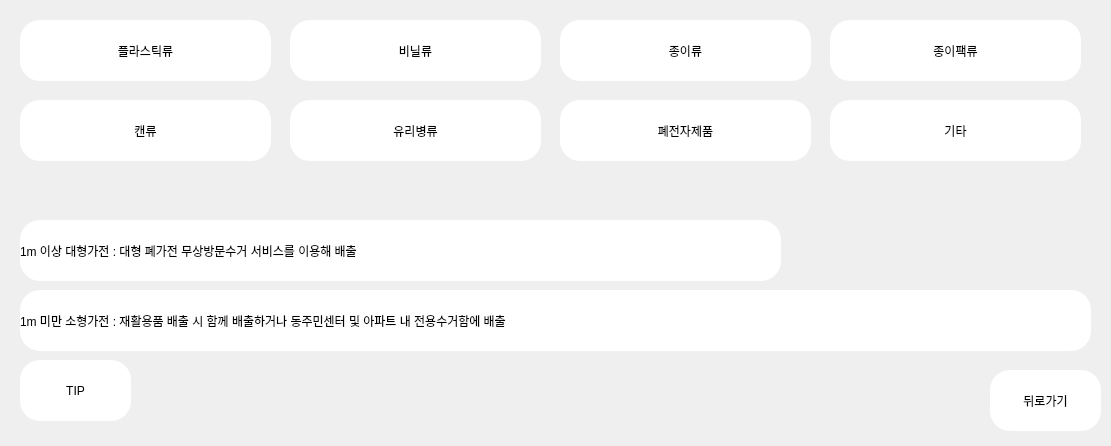
<?xml version="1.0" encoding="UTF-8"?>
<ui version="4.0">
 <class>MainWindow</class>
 <widget class="QMainWindow" name="MainWindow">
  <property name="geometry">
   <rect>
    <x>0</x>
    <y>0</y>
    <width>1111</width>
    <height>446</height>
   </rect>
  </property>
  <property name="minimumSize">
   <size>
    <width>1111</width>
    <height>446</height>
   </size>
  </property>
  <property name="maximumSize">
   <size>
    <width>1111</width>
    <height>446</height>
   </size>
  </property>
  <property name="windowTitle">
   <string>MainWindow</string>
  </property>
  <widget class="QWidget" name="centralwidget">
   <widget class="QLabel" name="label_3">
    <property name="geometry">
     <rect>
      <x>20</x>
      <y>290</y>
      <width>1071</width>
      <height>61</height>
     </rect>
    </property>
    <property name="styleSheet">
     <string notr="true">border-radius:20px;
background-color: rgb(255,255,255);
front : 10pt &quot;MS Shell Dig 2&quot;;
qproperty-alignment: AlignCenter;</string>
    </property>
    <property name="text">
     <string>1m 미만 소형가전 : 재활용품 배출 시 함께 배출하거나 동주민센터 및 아파트 내 전용수거함에 배출</string>
    </property>
   </widget>
   <widget class="QPushButton" name="elecButton">
    <property name="geometry">
     <rect>
      <x>560</x>
      <y>100</y>
      <width>251</width>
      <height>61</height>
     </rect>
    </property>
    <property name="styleSheet">
     <string notr="true">border-radius:20px;
background-color: rgb(255,255,255);
front : 10pt &quot;MS Shell Dig 2&quot;;</string>
    </property>
    <property name="text">
     <string>폐전자제품</string>
    </property>
   </widget>
   <widget class="QPushButton" name="plasticButton">
    <property name="geometry">
     <rect>
      <x>20</x>
      <y>20</y>
      <width>251</width>
      <height>61</height>
     </rect>
    </property>
    <property name="styleSheet">
     <string notr="true">border-radius:20px;
background-color: rgb(255,255,255);
front : 10pt &quot;MS Shell Dig 2&quot;;</string>
    </property>
    <property name="text">
     <string>플라스틱류</string>
    </property>
   </widget>
   <widget class="QPushButton" name="paperBagButton">
    <property name="geometry">
     <rect>
      <x>830</x>
      <y>20</y>
      <width>251</width>
      <height>61</height>
     </rect>
    </property>
    <property name="styleSheet">
     <string notr="true">border-radius:20px;
background-color: rgb(255,255,255);
front : 10pt &quot;MS Shell Dig 2&quot;;</string>
    </property>
    <property name="text">
     <string>종이팩류</string>
    </property>
   </widget>
   <widget class="QLabel" name="label">
    <property name="geometry">
     <rect>
      <x>20</x>
      <y>220</y>
      <width>761</width>
      <height>61</height>
     </rect>
    </property>
    <property name="styleSheet">
     <string notr="true">border-radius:20px;
background-color: rgb(255,255,255);
front : 10pt &quot;MS Shell Dig 2&quot;;
qproperty-alignment: AlignCenter;</string>
    </property>
    <property name="text">
     <string>1m 이상 대형가전 : 대형 폐가전 무상방문수거 서비스를 이용해 배출</string>
    </property>
   </widget>
   <widget class="QPushButton" name="paperButton">
    <property name="geometry">
     <rect>
      <x>560</x>
      <y>20</y>
      <width>251</width>
      <height>61</height>
     </rect>
    </property>
    <property name="styleSheet">
     <string notr="true">border-radius:20px;
background-color: rgb(255,255,255);
front : 10pt &quot;MS Shell Dig 2&quot;;</string>
    </property>
    <property name="text">
     <string>종이류</string>
    </property>
   </widget>
   <widget class="QPushButton" name="etcButton">
    <property name="geometry">
     <rect>
      <x>830</x>
      <y>100</y>
      <width>251</width>
      <height>61</height>
     </rect>
    </property>
    <property name="styleSheet">
     <string notr="true">border-radius:20px;
background-color: rgb(255,255,255);
front : 10pt &quot;MS Shell Dig 2&quot;;</string>
    </property>
    <property name="text">
     <string>기타</string>
    </property>
   </widget>
   <widget class="QPushButton" name="vinylButton">
    <property name="geometry">
     <rect>
      <x>290</x>
      <y>20</y>
      <width>251</width>
      <height>61</height>
     </rect>
    </property>
    <property name="styleSheet">
     <string notr="true">border-radius:20px;
background-color: rgb(255,255,255);
front : 10pt &quot;MS Shell Dig 2&quot;;</string>
    </property>
    <property name="text">
     <string>비닐류</string>
    </property>
   </widget>
   <widget class="QPushButton" name="canButton">
    <property name="geometry">
     <rect>
      <x>20</x>
      <y>100</y>
      <width>251</width>
      <height>61</height>
     </rect>
    </property>
    <property name="styleSheet">
     <string notr="true">border-radius:20px;
background-color: rgb(255,255,255);
front : 10pt &quot;MS Shell Dig 2&quot;;</string>
    </property>
    <property name="text">
     <string>캔류</string>
    </property>
   </widget>
   <widget class="QPushButton" name="backButton">
    <property name="geometry">
     <rect>
      <x>990</x>
      <y>370</y>
      <width>111</width>
      <height>61</height>
     </rect>
    </property>
    <property name="styleSheet">
     <string notr="true">border-radius:20px;
background-color: rgb(255,255,255);
front : 10pt &quot;MS Shell Dig 2&quot;;</string>
    </property>
    <property name="text">
     <string>뒤로가기</string>
    </property>
   </widget>
   <widget class="QPushButton" name="glassButton">
    <property name="geometry">
     <rect>
      <x>290</x>
      <y>100</y>
      <width>251</width>
      <height>61</height>
     </rect>
    </property>
    <property name="styleSheet">
     <string notr="true">border-radius:20px;
background-color: rgb(255,255,255);
front : 10pt &quot;MS Shell Dig 2&quot;;</string>
    </property>
    <property name="text">
     <string>유리병류</string>
    </property>
   </widget>
   <widget class="QPushButton" name="tipButton">
    <property name="geometry">
     <rect>
      <x>20</x>
      <y>360</y>
      <width>111</width>
      <height>61</height>
     </rect>
    </property>
    <property name="styleSheet">
     <string notr="true">border-radius:20px;
background-color: rgb(255,255,255);
front : 10pt &quot;MS Shell Dig 2&quot;;</string>
    </property>
    <property name="text">
     <string>TIP</string>
    </property>
   </widget>
  </widget>
 </widget>
 <resources/>
 <connections/>
</ui>
